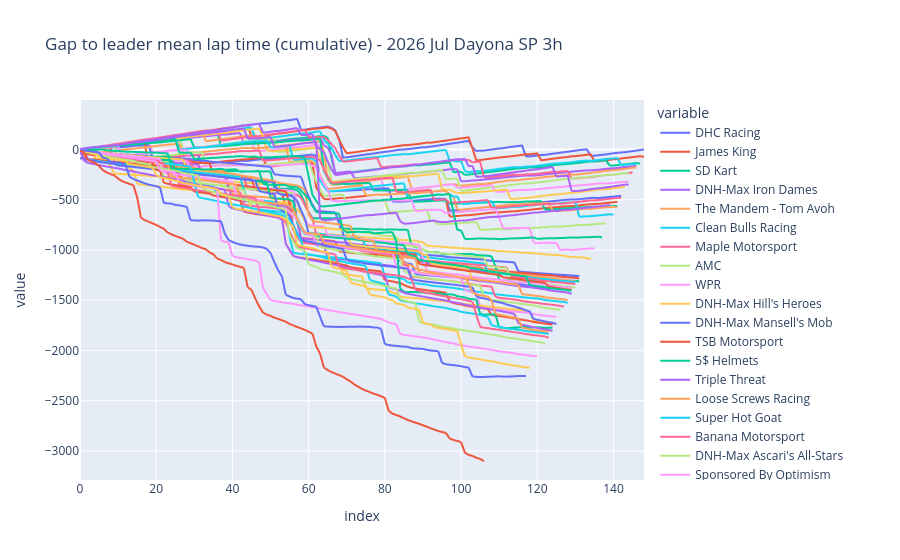

The notebook cell this image was saved under:
### Code cell
def plot_gap_to_mean_leader(laptimes: pd.DataFrame) -> go.Figure:
    leader_mean_lap = laptimes.iloc[:, 0].mean()
    return px.line(
        laptimes.assign(
            **{
                col: lambda d, col=col: (
                    (leader_mean_lap - d[col]).cumsum().dt.total_seconds()
                )
                for col in laptimes.columns
            }
        ),
        title="Gap to leader mean lap time (cumulative) - 2026 Jul Dayona SP 3h",
    )


plot_gap_to_mean_leader(laptimes)

### Figure 1 — Plotly figure (JSON) as saved in the notebook; plotly's stock layout.template omitted (floating-point values rounded to 4 significant figures; data arrays with more than 128 entries replaced by an {"elided": "..."} marker saying what was removed)
{"data": [{"hovertemplate": "variable=DHC Racing<br>index=%{x}<br>value=%{y}<extra></extra>", "legendgroup": "DHC Racing", "line": {"color": "#636efa", "dash": "solid"}, "marker": {"symbol": "circle"}, "mode": "lines", "name": "DHC Racing", "showlegend": true, "type": "scattergl", "x": {"elided": "149 int values"}, "xaxis": "x", "y": {"elided": "149 float values"}, "yaxis": "y"}, {"hovertemplate": "variable=James King<br>index=%{x}<br>value=%{y}<extra></extra>", "legendgroup": "James King", "line": {"color": "#EF553B", "dash": "solid"}, "marker": {"symbol": "circle"}, "mode": "lines", "name": "James King", "showlegend": true, "type": "scattergl", "x": {"elided": "149 int values"}, "xaxis": "x", "y": {"elided": "149 float values"}, "yaxis": "y"}, {"hovertemplate": "variable=SD Kart<br>index=%{x}<br>value=%{y}<extra></extra>", "legendgroup": "SD Kart", "line": {"color": "#00cc96", "dash": "solid"}, "marker": {"symbol": "circle"}, "mode": "lines", "name": "SD Kart", "showlegend": true, "type": "scattergl", "x": {"elided": "149 int values"}, "xaxis": "x", "y": {"elided": "149 float values"}, "yaxis": "y"}, {"hovertemplate": "variable=DNH-Max Iron Dames<br>index=%{x}<br>value=%{y}<extra></extra>", "legendgroup": "DNH-Max Iron Dames", "line": {"color": "#ab63fa", "dash": "solid"}, "marker": {"symbol": "circle"}, "mode": "lines", "name": "DNH-Max Iron Dames", "showlegend": true, "type": "scattergl", "x": {"elided": "149 int values"}, "xaxis": "x", "y": {"elided": "149 float values"}, "yaxis": "y"}, {"hovertemplate": "variable=The Mandem - Tom Avoh<br>index=%{x}<br>value=%{y}<extra></extra>", "legendgroup": "The Mandem - Tom Avoh", "line": {"color": "#FFA15A", "dash": "solid"}, "marker": {"symbol": "circle"}, "mode": "lines", "name": "The Mandem - Tom Avoh", "showlegend": true, "type": "scattergl", "x": {"elided": "149 int values"}, "xaxis": "x", "y": {"elided": "149 float values"}, "yaxis": "y"}, {"hovertemplate": "variable=Clean Bulls Racing<br>index=%{x}<br>value=%{y}<extra></extra>", "legendgroup": "Clean Bulls Racing", "line": {"color": "#19d3f3", "dash": "solid"}, "marker": {"symbol": "circle"}, "mode": "lines", "name": "Clean Bulls Racing", "showlegend": true, "type": "scattergl", "x": {"elided": "149 int values"}, "xaxis": "x", "y": {"elided": "149 float values"}, "yaxis": "y"}, {"hovertemplate": "variable=Maple Motorsport<br>index=%{x}<br>value=%{y}<extra></extra>", "legendgroup": "Maple Motorsport", "line": {"color": "#FF6692", "dash": "solid"}, "marker": {"symbol": "circle"}, "mode": "lines", "name": "Maple Motorsport", "showlegend": true, "type": "scattergl", "x": {"elided": "149 int values"}, "xaxis": "x", "y": {"elided": "149 float values"}, "yaxis": "y"}, {"hovertemplate": "variable=AMC<br>index=%{x}<br>value=%{y}<extra></extra>", "legendgroup": "AMC", "line": {"color": "#B6E880", "dash": "solid"}, "marker": {"symbol": "circle"}, "mode": "lines", "name": "AMC", "showlegend": true, "type": "scattergl", "x": {"elided": "149 int values"}, "xaxis": "x", "y": {"elided": "149 float values"}, "yaxis": "y"}, {"hovertemplate": "variable=WPR<br>index=%{x}<br>value=%{y}<extra></extra>", "legendgroup": "WPR", "line": {"color": "#FF97FF", "dash": "solid"}, "marker": {"symbol": "circle"}, "mode": "lines", "name": "WPR", "showlegend": true, "type": "scattergl", "x": {"elided": "149 int values"}, "xaxis": "x", "y": {"elided": "149 float values"}, "yaxis": "y"}, {"hovertemplate": "variable=DNH-Max Hill's Heroes<br>index=%{x}<br>value=%{y}<extra></extra>", "legendgroup": "DNH-Max Hill's Heroes", "line": {"color": "#FECB52", "dash": "solid"}, "marker": {"symbol": "circle"}, "mode": "lines", "name": "DNH-Max Hill's Heroes", "showlegend": true, "type": "scattergl", "x": {"elided": "149 int values"}, "xaxis": "x", "y": {"elided": "149 float values"}, "yaxis": "y"}, {"hovertemplate": "variable=DNH-Max Mansell's Mob<br>index=%{x}<br>value=%{y}<extra></extra>", "legendgroup": "DNH-Max Mansell's Mob", "line": {"color": "#636efa", "dash": "solid"}, "marker": {"symbol": "circle"}, "mode": "lines", "name": "DNH-Max Mansell's Mob", "showlegend": true, "type": "scattergl", "x": {"elided": "149 int values"}, "xaxis": "x", "y": {"elided": "149 float values"}, "yaxis": "y"}, {"hovertemplate": "variable=TSB Motorsport<br>index=%{x}<br>value=%{y}<extra></extra>", "legendgroup": "TSB Motorsport", "line": {"color": "#EF553B", "dash": "solid"}, "marker": {"symbol": "circle"}, "mode": "lines", "name": "TSB Motorsport", "showlegend": true, "type": "scattergl", "x": {"elided": "149 int values"}, "xaxis": "x", "y": {"elided": "149 float values"}, "yaxis": "y"}, {"hovertemplate": "variable=5$ Helmets<br>index=%{x}<br>value=%{y}<extra></extra>", "legendgroup": "5$ Helmets", "line": {"color": "#00cc96", "dash": "solid"}, "marker": {"symbol": "circle"}, "mode": "lines", "name": "5$ Helmets", "showlegend": true, "type": "scattergl", "x": {"elided": "149 int values"}, "xaxis": "x", "y": {"elided": "149 float values"}, "yaxis": "y"}, {"hovertemplate": "variable=Triple Threat<br>index=%{x}<br>value=%{y}<extra></extra>", "legendgroup": "Triple Threat", "line": {"color": "#ab63fa", "dash": "solid"}, "marker": {"symbol": "circle"}, "mode": "lines", "name": "Triple Threat", "showlegend": true, "type": "scattergl", "x": {"elided": "149 int values"}, "xaxis": "x", "y": {"elided": "149 float values"}, "yaxis": "y"}, {"hovertemplate": "variable=Loose Screws Racing<br>index=%{x}<br>value=%{y}<extra></extra>", "legendgroup": "Loose Screws Racing", "line": {"color": "#FFA15A", "dash": "solid"}, "marker": {"symbol": "circle"}, "mode": "lines", "name": "Loose Screws Racing", "showlegend": true, "type": "scattergl", "x": {"elided": "149 int values"}, "xaxis": "x", "y": {"elided": "149 float values"}, "yaxis": "y"}, {"hovertemplate": "variable=Super Hot Goat<br>index=%{x}<br>value=%{y}<extra></extra>", "legendgroup": "Super Hot Goat", "line": {"color": "#19d3f3", "dash": "solid"}, "marker": {"symbol": "circle"}, "mode": "lines", "name": "Super Hot Goat", "showlegend": true, "type": "scattergl", "x": {"elided": "149 int values"}, "xaxis": "x", "y": {"elided": "149 float values"}, "yaxis": "y"}, {"hovertemplate": "variable=Banana Motorsport<br>index=%{x}<br>value=%{y}<extra></extra>", "legendgroup": "Banana Motorsport", "line": {"color": "#FF6692", "dash": "solid"}, "marker": {"symbol": "circle"}, "mode": "lines", "name": "Banana Motorsport", "showlegend": true, "type": "scattergl", "x": {"elided": "149 int values"}, "xaxis": "x", "y": {"elided": "149 float values"}, "yaxis": "y"}, {"hovertemplate": "variable=DNH-Max Ascari's All-Stars<br>index=%{x}<br>value=%{y}<extra></extra>", "legendgroup": "DNH-Max Ascari's All-Stars", "line": {"color": "#B6E880", "dash": "solid"}, "marker": {"symbol": "circle"}, "mode": "lines", "name": "DNH-Max Ascari's All-Stars", "showlegend": true, "type": "scattergl", "x": {"elided": "149 int values"}, "xaxis": "x", "y": {"elided": "149 float values"}, "yaxis": "y"}, {"hovertemplate": "variable=Sponsored By Optimism<br>index=%{x}<br>value=%{y}<extra></extra>", "legendgroup": "Sponsored By Optimism", "line": {"color": "#FF97FF", "dash": "solid"}, "marker": {"symbol": "circle"}, "mode": "lines", "name": "Sponsored By Optimism", "showlegend": true, "type": "scattergl", "x": {"elided": "149 int values"}, "xaxis": "x", "y": {"elided": "149 float values"}, "yaxis": "y"}, {"hovertemplate": "variable=Miles-Shelby Squad by DNH<br>index=%{x}<br>value=%{y}<extra></extra>", "legendgroup": "Miles-Shelby Squad by DNH", "line": {"color": "#FECB52", "dash": "solid"}, "marker": {"symbol": "circle"}, "mode": "lines", "name": "Miles-Shelby Squad by DNH", "showlegend": true, "type": "scattergl", "x": {"elided": "149 int values"}, "xaxis": "x", "y": {"elided": "149 float values"}, "yaxis": "y"}, {"hovertemplate": "variable=Mere Racing<br>index=%{x}<br>value=%{y}<extra></extra>", "legendgroup": "Mere Racing", "line": {"color": "#636efa", "dash": "solid"}, "marker": {"symbol": "circle"}, "mode": "lines", "name": "Mere Racing", "showlegend": true, "type": "scattergl", "x": {"elided": "149 int values"}, "xaxis": "x", "y": {"elided": "149 float values"}, "yaxis": "y"}, {"hovertemplate": "variable=Midfield Masters - PRT<br>index=%{x}<br>value=%{y}<extra></extra>", "legendgroup": "Midfield Masters - PRT", "line": {"color": "#EF553B", "dash": "solid"}, "marker": {"symbol": "circle"}, "mode": "lines", "name": "Midfield Masters - PRT", "showlegend": true, "type": "scattergl", "x": {"elided": "149 int values"}, "xaxis": "x", "y": {"elided": "149 float values"}, "yaxis": "y"}, {"hovertemplate": "variable=J J J Racing<br>index=%{x}<br>value=%{y}<extra></extra>", "legendgroup": "J J J Racing", "line": {"color": "#00cc96", "dash": "solid"}, "marker": {"symbol": "circle"}, "mode": "lines", "name": "J J J Racing", "showlegend": true, "type": "scattergl", "x": {"elided": "149 int values"}, "xaxis": "x", "y": {"elided": "149 float values"}, "yaxis": "y"}, {"hovertemplate": "variable=Senna's Squadron by DNH<br>index=%{x}<br>value=%{y}<extra></extra>", "legendgroup": "Senna's Squadron by DNH", "line": {"color": "#ab63fa", "dash": "solid"}, "marker": {"symbol": "circle"}, "mode": "lines", "name": "Senna's Squadron by DNH", "showlegend": true, "type": "scattergl", "x": {"elided": "149 int values"}, "xaxis": "x", "y": {"elided": "149 float values"}, "yaxis": "y"}, {"hovertemplate": "variable=Hawthorn's Heroes by DNH<br>index=%{x}<br>value=%{y}<extra></extra>", "legendgroup": "Hawthorn's Heroes by DNH", "line": {"color": "#FFA15A", "dash": "solid"}, "marker": {"symbol": "circle"}, "mode": "lines", "name": "Hawthorn's Heroes by DNH", "showlegend": true, "type": "scattergl", "x": {"elided": "149 int values"}, "xaxis": "x", "y": {"elided": "149 float values"}, "yaxis": "y"}, {"hovertemplate": "variable=DNH Dad's<br>index=%{x}<br>value=%{y}<extra></extra>", "legendgroup": "DNH Dad's", "line": {"color": "#19d3f3", "dash": "solid"}, "marker": {"symbol": "circle"}, "mode": "lines", "name": "DNH Dad's", "showlegend": true, "type": "scattergl", "x": {"elided": "149 int values"}, "xaxis": "x", "y": {"elided": "149 float values"}, "yaxis": "y"}, {"hovertemplate": "variable=Phoenix Sodi<br>index=%{x}<br>value=%{y}<extra></extra>", "legendgroup": "Phoenix Sodi", "line": {"color": "#FF6692", "dash": "solid"}, "marker": {"symbol": "circle"}, "mode": "lines", "name": "Phoenix Sodi", "showlegend": true, "type": "scattergl", "x": {"elided": "149 int values"}, "xaxis": "x", "y": {"elided": "149 float values"}, "yaxis": "y"}, {"hovertemplate": "variable=BHP<br>index=%{x}<br>value=%{y}<extra></extra>", "legendgroup": "BHP", "line": {"color": "#B6E880", "dash": "solid"}, "marker": {"symbol": "circle"}, "mode": "lines", "name": "BHP", "showlegend": true, "type": "scattergl", "x": {"elided": "149 int values"}, "xaxis": "x", "y": {"elided": "149 float values"}, "yaxis": "y"}, {"hovertemplate": "variable=Watkins Glen by DNH<br>index=%{x}<br>value=%{y}<extra></extra>", "legendgroup": "Watkins Glen by DNH", "line": {"color": "#FF97FF", "dash": "solid"}, "marker": {"symbol": "circle"}, "mode": "lines", "name": "Watkins Glen by DNH", "showlegend": true, "type": "scattergl", "x": {"elided": "149 int values"}, "xaxis": "x", "y": {"elided": "149 float values"}, "yaxis": "y"}, {"hovertemplate": "variable=The Fast and the Fabulous 3<br>index=%{x}<br>value=%{y}<extra></extra>", "legendgroup": "The Fast and the Fabulous 3", "line": {"color": "#FECB52", "dash": "solid"}, "marker": {"symbol": "circle"}, "mode": "lines", "name": "The Fast and the Fabulous 3", "showlegend": true, "type": "scattergl", "x": {"elided": "149 int values"}, "xaxis": "x", "y": {"elided": "149 float values"}, "yaxis": "y"}, {"hovertemplate": "variable=Noot Noot<br>index=%{x}<br>value=%{y}<extra></extra>", "legendgroup": "Noot Noot", "line": {"color": "#636efa", "dash": "solid"}, "marker": {"symbol": "circle"}, "mode": "lines", "name": "Noot Noot", "showlegend": true, "type": "scattergl", "x": {"elided": "149 int values"}, "xaxis": "x", "y": {"elided": "149 float values"}, "yaxis": "y"}, {"hovertemplate": "variable=Kristensen's Klub by DNH<br>index=%{x}<br>value=%{y}<extra></extra>", "legendgroup": "Kristensen's Klub by DNH", "line": {"color": "#EF553B", "dash": "solid"}, "marker": {"symbol": "circle"}, "mode": "lines", "name": "Kristensen's Klub by DNH", "showlegend": true, "type": "scattergl", "x": {"elided": "149 int values"}, "xaxis": "x", "y": {"elided": "149 float values"}, "yaxis": "y"}, {"hovertemplate": "variable=Rocket Racing Club Academy<br>index=%{x}<br>value=%{y}<extra></extra>", "legendgroup": "Rocket Racing Club Academy", "line": {"color": "#00cc96", "dash": "solid"}, "marker": {"symbol": "circle"}, "mode": "lines", "name": "Rocket Racing Club Academy", "showlegend": true, "type": "scattergl", "x": {"elided": "149 int values"}, "xaxis": "x", "y": {"elided": "149 float values"}, "yaxis": "y"}, {"hovertemplate": "variable=Rocket Racing Club<br>index=%{x}<br>value=%{y}<extra></extra>", "legendgroup": "Rocket Racing Club", "line": {"color": "#ab63fa", "dash": "solid"}, "marker": {"symbol": "circle"}, "mode": "lines", "name": "Rocket Racing Club", "showlegend": true, "type": "scattergl", "x": {"elided": "149 int values"}, "xaxis": "x", "y": {"elided": "149 float values"}, "yaxis": "y"}, {"hovertemplate": "variable=Midfield Masters<br>index=%{x}<br>value=%{y}<extra></extra>", "legendgroup": "Midfield Masters", "line": {"color": "#FFA15A", "dash": "solid"}, "marker": {"symbol": "circle"}, "mode": "lines", "name": "Midfield Masters", "showlegend": true, "type": "scattergl", "x": {"elided": "149 int values"}, "xaxis": "x", "y": {"elided": "149 float values"}, "yaxis": "y"}, {"hovertemplate": "variable=Three Bears Motorsport<br>index=%{x}<br>value=%{y}<extra></extra>", "legendgroup": "Three Bears Motorsport", "line": {"color": "#19d3f3", "dash": "solid"}, "marker": {"symbol": "circle"}, "mode": "lines", "name": "Three Bears Motorsport", "showlegend": true, "type": "scattergl", "x": {"elided": "149 int values"}, "xaxis": "x", "y": {"elided": "149 float values"}, "yaxis": "y"}, {"hovertemplate": "variable=Full On Mate<br>index=%{x}<br>value=%{y}<extra></extra>", "legendgroup": "Full On Mate", "line": {"color": "#FF6692", "dash": "solid"}, "marker": {"symbol": "circle"}, "mode": "lines", "name": "Full On Mate", "showlegend": true, "type": "scattergl", "x": {"elided": "149 int values"}, "xaxis": "x", "y": {"elided": "149 float values"}, "yaxis": "y"}, {"hovertemplate": "variable=Visa Cash App Rocket Racing Club<br>index=%{x}<br>value=%{y}<extra></extra>", "legendgroup": "Visa Cash App Rocket Racing Club", "line": {"color": "#B6E880", "dash": "solid"}, "marker": {"symbol": "circle"}, "mode": "lines", "name": "Visa Cash App Rocket Racing Club", "showlegend": true, "type": "scattergl", "x": {"elided": "149 int values"}, "xaxis": "x", "y": {"elided": "149 float values"}, "yaxis": "y"}, {"hovertemplate": "variable=B.H.P 2<br>index=%{x}<br>value=%{y}<extra></extra>", "legendgroup": "B.H.P 2", "line": {"color": "#FF97FF", "dash": "solid"}, "marker": {"symbol": "circle"}, "mode": "lines", "name": "B.H.P 2", "showlegend": true, "type": "scattergl", "x": {"elided": "149 int values"}, "xaxis": "x", "y": {"elided": "149 float values"}, "yaxis": "y"}, {"hovertemplate": "variable=Midfield Masters 2.0<br>index=%{x}<br>value=%{y}<extra></extra>", "legendgroup": "Midfield Masters 2.0", "line": {"color": "#FECB52", "dash": "solid"}, "marker": {"symbol": "circle"}, "mode": "lines", "name": "Midfield Masters 2.0", "showlegend": true, "type": "scattergl", "x": {"elided": "149 int values"}, "xaxis": "x", "y": {"elided": "149 float values"}, "yaxis": "y"}, {"hovertemplate": "variable=Ickx's Icons by DNH<br>index=%{x}<br>value=%{y}<extra></extra>", "legendgroup": "Ickx's Icons by DNH", "line": {"color": "#636efa", "dash": "solid"}, "marker": {"symbol": "circle"}, "mode": "lines", "name": "Ickx's Icons by DNH", "showlegend": true, "type": "scattergl", "x": {"elided": "149 int values"}, "xaxis": "x", "y": {"elided": "149 float values"}, "yaxis": "y"}, {"hovertemplate": "variable=M11<br>index=%{x}<br>value=%{y}<extra></extra>", "legendgroup": "M11", "line": {"color": "#EF553B", "dash": "solid"}, "marker": {"symbol": "circle"}, "mode": "lines", "name": "M11", "showlegend": true, "type": "scattergl", "x": {"elided": "149 int values"}, "xaxis": "x", "y": {"elided": "149 float values"}, "yaxis": "y"}, {"hovertemplate": "variable=Shooriki<br>index=%{x}<br>value=%{y}<extra></extra>", "legendgroup": "Shooriki", "line": {"color": "#00cc96", "dash": "solid"}, "marker": {"symbol": "circle"}, "mode": "lines", "name": "Shooriki", "showlegend": true, "type": "scattergl", "x": {"elided": "149 int values"}, "xaxis": "x", "y": {"elided": "149 float values"}, "yaxis": "y"}, {"hovertemplate": "variable=Iron Dames by DNH<br>index=%{x}<br>value=%{y}<extra></extra>", "legendgroup": "Iron Dames by DNH", "line": {"color": "#ab63fa", "dash": "solid"}, "marker": {"symbol": "circle"}, "mode": "lines", "name": "Iron Dames by DNH", "showlegend": true, "type": "scattergl", "x": {"elided": "149 int values"}, "xaxis": "x", "y": {"elided": "149 float values"}, "yaxis": "y"}, {"hovertemplate": "variable=Skill Issue Motorsports<br>index=%{x}<br>value=%{y}<extra></extra>", "legendgroup": "Skill Issue Motorsports", "line": {"color": "#FFA15A", "dash": "solid"}, "marker": {"symbol": "circle"}, "mode": "lines", "name": "Skill Issue Motorsports", "showlegend": true, "type": "scattergl", "x": {"elided": "149 int values"}, "xaxis": "x", "y": {"elided": "149 float values"}, "yaxis": "y"}, {"hovertemplate": "variable=Gran Autismo<br>index=%{x}<br>value=%{y}<extra></extra>", "legendgroup": "Gran Autismo", "line": {"color": "#19d3f3", "dash": "solid"}, "marker": {"symbol": "circle"}, "mode": "lines", "name": "Gran Autismo", "showlegend": true, "type": "scattergl", "x": {"elided": "149 int values"}, "xaxis": "x", "y": {"elided": "149 float values"}, "yaxis": "y"}, {"hovertemplate": "variable=Team Maverick<br>index=%{x}<br>value=%{y}<extra></extra>", "legendgroup": "Team Maverick", "line": {"color": "#FF6692", "dash": "solid"}, "marker": {"symbol": "circle"}, "mode": "lines", "name": "Team Maverick", "showlegend": true, "type": "scattergl", "x": {"elided": "149 int values"}, "xaxis": "x", "y": {"elided": "149 float values"}, "yaxis": "y"}, {"hovertemplate": "variable=sBinalla Racing<br>index=%{x}<br>value=%{y}<extra></extra>", "legendgroup": "sBinalla Racing", "line": {"color": "#B6E880", "dash": "solid"}, "marker": {"symbol": "circle"}, "mode": "lines", "name": "sBinalla Racing", "showlegend": true, "type": "scattergl", "x": {"elided": "149 int values"}, "xaxis": "x", "y": {"elided": "149 float values"}, "yaxis": "y"}, {"hovertemplate": "variable=BAT Motorsport<br>index=%{x}<br>value=%{y}<extra></extra>", "legendgroup": "BAT Motorsport", "line": {"color": "#FF97FF", "dash": "solid"}, "marker": {"symbol": "circle"}, "mode": "lines", "name": "BAT Motorsport", "showlegend": true, "type": "scattergl", "x": {"elided": "149 int values"}, "xaxis": "x", "y": {"elided": "149 float values"}, "yaxis": "y"}, {"hovertemplate": "variable=Two Speed Racing<br>index=%{x}<br>value=%{y}<extra></extra>", "legendgroup": "Two Speed Racing", "line": {"color": "#FECB52", "dash": "solid"}, "marker": {"symbol": "circle"}, "mode": "lines", "name": "Two Speed Racing", "showlegend": true, "type": "scattergl", "x": {"elided": "149 int values"}, "xaxis": "x", "y": {"elided": "149 float values"}, "yaxis": "y"}, {"hovertemplate": "variable=Knot Fast Enough<br>index=%{x}<br>value=%{y}<extra></extra>", "legendgroup": "Knot Fast Enough", "line": {"color": "#636efa", "dash": "solid"}, "marker": {"symbol": "circle"}, "mode": "lines", "name": "Knot Fast Enough", "showlegend": true, "type": "scattergl", "x": {"elided": "149 int values"}, "xaxis": "x", "y": {"elided": "149 float values"}, "yaxis": "y"}, {"hovertemplate": "variable=Spin Bandits<br>index=%{x}<br>value=%{y}<extra></extra>", "legendgroup": "Spin Bandits", "line": {"color": "#EF553B", "dash": "solid"}, "marker": {"symbol": "circle"}, "mode": "lines", "name": "Spin Bandits", "showlegend": true, "type": "scattergl", "x": {"elided": "149 int values"}, "xaxis": "x", "y": {"elided": "149 float values"}, "yaxis": "y"}, {"hovertemplate": "variable=MIND<br>index=%{x}<br>value=%{y}<extra></extra>", "legendgroup": "MIND", "line": {"color": "#00cc96", "dash": "solid"}, "marker": {"symbol": "circle"}, "mode": "lines", "name": "MIND", "showlegend": true, "type": "scattergl", "x": {"elided": "149 int values"}, "xaxis": "x", "y": {"elided": "149 float values"}, "yaxis": "y"}, {"hovertemplate": "variable=The Mandem<br>index=%{x}<br>value=%{y}<extra></extra>", "legendgroup": "The Mandem", "line": {"color": "#ab63fa", "dash": "solid"}, "marker": {"symbol": "circle"}, "mode": "lines", "name": "The Mandem", "showlegend": true, "type": "scattergl", "x": {"elided": "149 int values"}, "xaxis": "x", "y": {"elided": "149 float values"}, "yaxis": "y"}], "layout": {"legend": {"title": {"text": "variable"}, "tracegroupgap": 0}, "title": {"text": "Gap to leader mean lap time (cumulative) - 2026 Jul Dayona SP 3h"}, "xaxis": {"anchor": "y", "domain": [0, 1], "title": {"text": "index"}}, "yaxis": {"anchor": "x", "domain": [0, 1], "title": {"text": "value"}}}}
